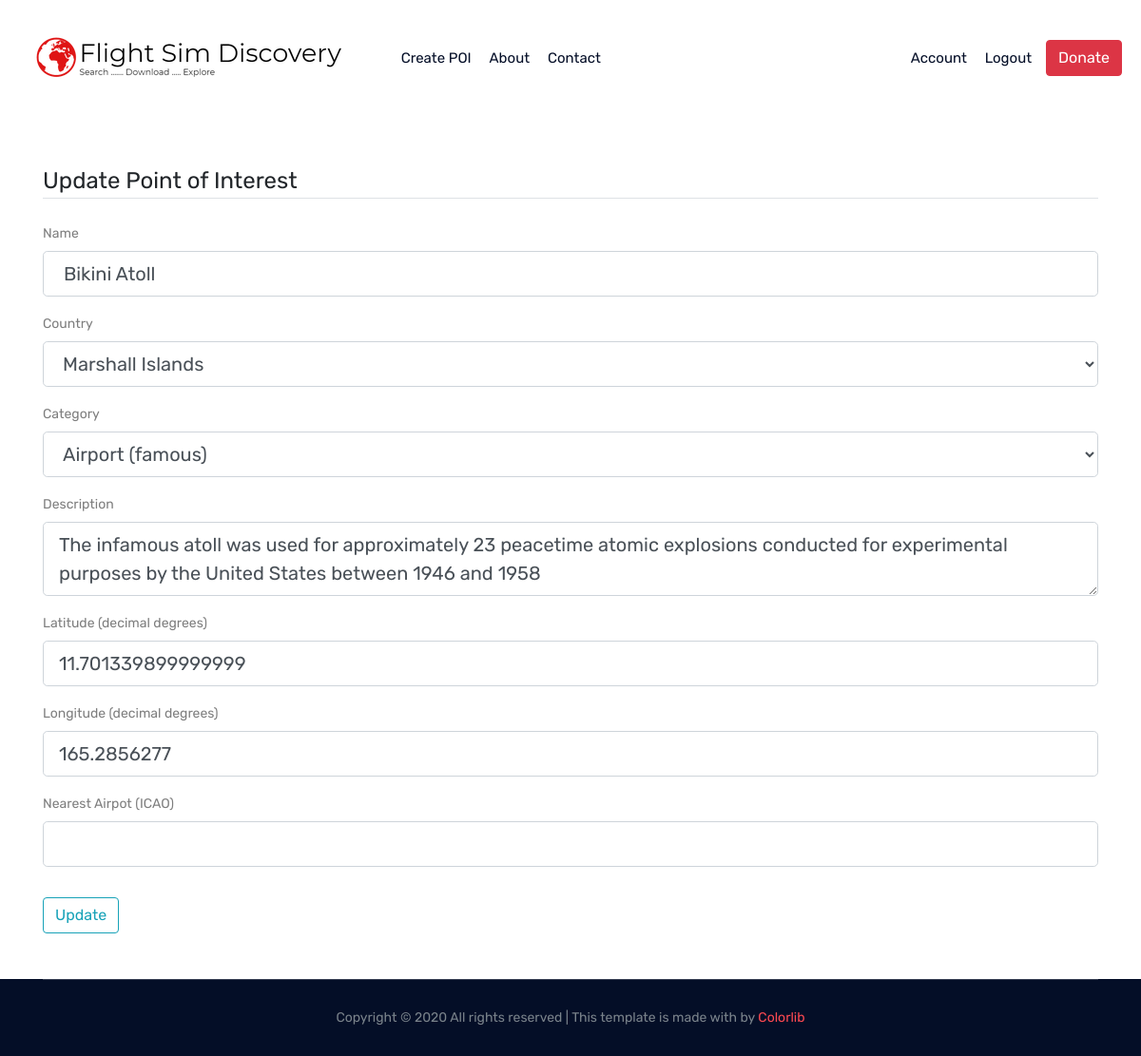
Page /poi/733/update (signed in) on the committed database.
### flightsimdiscovery/models.py (models this page shows, shortened)
class Pois(db.Model):
    id = db.Column(db.Integer, primary_key=True)
    user_id = db.Column(db.Integer, db.ForeignKey('user.id'), nullable=False)
    name = db.Column(db.String(50), unique=True, nullable=False)
    latitude = db.Column(db.FLOAT, unique=False, nullable=False)
    longitude = db.Column(db.FLOAT, unique=False, nullable=False)
    region = db.Column(db.String(20), unique=False, nullable=False)
    country = db.Column(db.String(60), unique=False, nullable=False)
    category = db.Column(db.String(20), unique=False, nullable=False)
    description = db.Column(db.Text, nullable=True)
    nearest_icao_code = db.Column(db.String(4), nullable=True)
    date_posted = db.Column(db.DateTime, nullable=False, default=datetime.utcnow)
    share = db.Column(db.Boolean(), nullable=False, default=True)
    flag = db.Column(db.Boolean(), nullable=False, default=False)

### flightsimdiscovery/routes.py (the view)
@app.route("/poi/<int:poi_id>/update", methods=['GET', 'POST'])
@login_required
def update_post(poi_id):
    poi = Pois.query.get_or_404(poi_id)
    print('current poi ID is ', poi.id)
    print(current_user.username)
    if (current_user.username != 'admin') and (poi.user_id != current_user.id):
        abort(403)
    form = PoiUpdateForm()
    if form.validate_on_submit():
        poi.user_id= current_user.id
        poi.name=form.name.data
        poi.latitude=float(form.latitude.data)
        poi.longitude=float(form.longitude.data)
        poi.region=get_country_region(form.country.data)
        poi.country=form.country.data
        poi.category=form.category.data
        poi.description=form.description.data
        poi.nearest_icao_code=form.nearest_airport.data
        poi.rating=5
        db.session.commit()
        flash('Your post has been updated!', 'success')
        return redirect(url_for('poi', poi_id=poi.id))
    elif request.method == 'GET':
        form.name.data = poi.name
        form.latitude.data = poi.latitude
        form.longitude.data = poi.longitude
        form.country.data = poi.country
        form.description.data = poi.description
        form.nearest_airport.data = poi.nearest_icao_code
    return render_template('update_poi.html', form=form)

### flightsimdiscovery/forms.py (shortened to what this page needs)
class PoiUpdateForm(FlaskForm):
    name = StringField('Name', validators=[DataRequired()])
    country = SelectField('Country', choices = get_country_list(), validators=[DataRequired()])
    category = SelectField('Category', choices = get_category_list(), validators=[DataRequired()])
    description = TextAreaField('Description', validators=[DataRequired()])
    latitude = StringField('Latitude (decimal degrees) ', validators=[DataRequired(), Length(min=2, max=18)])
    longitude = StringField('Longitude (decimal degrees)', validators=[DataRequired(), Length(min=2, max=18)])
    nearest_airport = StringField('Nearest Airpot (ICAO)', validators=[Length(min=0, max=4)])
    submit = SubmitField('Update')

### flightsimdiscovery/models.py (called while the page is built)
@login_manager.user_loader
def load_user(user_id):
    return User.query.get(int(user_id))

### flightsimdiscovery/templates/update_poi.html (shortened to what this page needs)
{% extends "base.html" %}
{% block content %}
<div class="container">
    <div class="form_mew_poi">
        <form method="POST" action="" enctype="multipart/form-data">
            <fieldset class="form-group mt-5">
                <legend class="border-bottom mb-4">Update Point of Interest</legend>
                <div class="form-group">
                    {{ form.name.label(class="form-control-label") }}
                    {% if form.name.errors %}
                        {{ form.name(class="form-control form-control-lg is-invalid") }}
                        <div c.namess="invalid-feedback">
                            {% for error in form.name.errors %}
                                <span>{{ error }}</span>
                            {% endfor %}
                        </div>
                    {% else %}
                        {{ form.name(class="form-control form-control-lg") }}
                    {% endif %}
                </div>
                <div class="form-group">
                    {{ form.country.label(class="form-control-label") }}
                    {% if form.country.errors %}
                        {{ form.country(class="form-control form-control-lg is-invalid") }}
                        <div class="invalid-feedback">
                            {% for error in form.country.errors %}
                                <span>{{ error }}</span>
                            {% endfor %}
                        </div>
                    {% else %}
                        {{ form.country(class="form-control form-control-lg") }}
                    {% endif %}
                </div>
                <div class="form-group">
                    {{ form.category.label(class="form-control-label") }}
                    {% if form.category.errors %}
                        {{ form.category(class="form-control form-control-lg is-invalid") }}
                        <div class="invalid-feedback">
                            {% for error in form.category.errors %}
                                <span>{{ error }}</span>
                            {% endfor %}
                        </div>
                    {% else %}
                        {{ form.category(class="form-control form-control-lg") }}
                    {% endif %}
                </div>
                <div class="form-group">
                    {{ form.description.label(class="form-control-label") }}
                    {% if form.description.errors %}
                        {{ form.description(class="form-control form-control-lg is-invalid") }}
                        <div class="invalid-feedback">
                            {% for error in form.description.errors %}
                                <span>{{ error }}</span>
                            {% endfor %}
                        </div>
                    {% else %}
                        {{ form.description(class="form-control form-control-lg") }}
                    {% endif %}
                </div>
                <div class="form-group">
                    {{ form.latitude.label(class="form-control-label") }}
                    {% if form.latitude.errors %}
                        {{ form.latitude(class="form-control form-control-lg is-invalid") }}
                        <div class="invalid-feedback">
                            {% for error in form.latitude.errors %}
                                <span>{{ error }}</span>
                            {% endfor %}
                        </div>
                    {% else %}
                        {{ form.latitude(class="form-control form-control-lg") }}
                    {% endif %}
                </div>
                <div class="form-group">
                    {{ form.longitude.label(class="form-control-label") }}
                    {% if form.longitude.errors %}
                        {{ form.longitude(class="form-control form-control-lg is-invalid") }}
                        <div class="invalid-feedback">
                            {% for error in form.longitude.errors %}
                                <span>{{ error }}</span>
                            {% endfor %}
                        </div>
                    {% else %}
                        {{ form.longitude(class="form-control form-control-lg") }}
                    {% endif %}
                </div>
                <div class="form-group">
                    {{ form.nearest_airport.label(class="form-control-label") }}
                    {% if form.nearest_airport.errors %}
                        {{ form.nearest_airport(class="form-control form-control-lg is-invalid") }}
                        <div class="invalid-feedback">
                            {% for error in form.nearest_airport.errors %}
                                <span>{{ error }}</span>
                            {% endfor %}
                        </div>
                    {% else %}
                        {{ form.nearest_airport(class="form-control form-control-lg") }}
                    {% endif %}
                </div>
            </fieldset>
            <div class="form-group mb-5">
                {{ form.submit(class="btn btn-outline-info") }}
            </div>
        </form>
    </div>
</div>
{% endblock content %}

### rows in the picture
Pois: name "Bikini Atoll", country "Marshall Islands", category "Airport (famous)", description "The infamous atoll was used for approximately 23 peacetime atomic explosions conducted for experimental purposes by the United States between 1946 and 1958", latitude "11.701339899999999", longitude "165.2856277"
